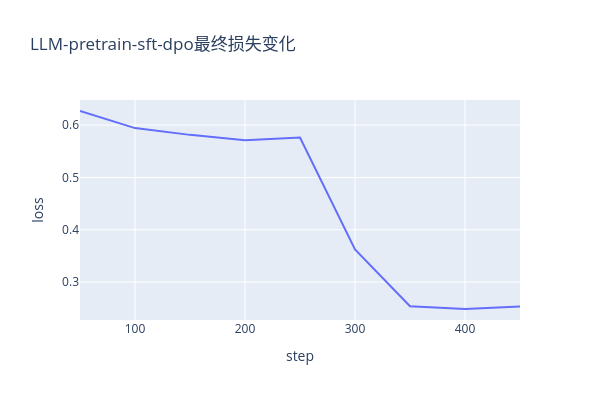

The cell this chart's notebook holds for it:
### Code cell
import json
import pandas as pd
with open('/root/autodl-tmp/train_llm_from_scratch/dpo-2-epoch/checkpoint-538/trainer_state.json' , 'r', encoding='utf-8') as f:
    data = json.load(f)
    log_history = data['log_history']
    steps = []
    losses = []
    for i in log_history[:-1]:
        step = i['step']
        loss = i['loss']
        steps.append(step)
        losses.append(loss)

import seaborn as sns
import plotly.express as px

# 创建一个DataFrame
df = pd.DataFrame({
    'Step': steps,
    'Loss': losses
})

# 使用Plotly绘制散点图
fig = px.line(df, x='Step', y='Loss', title='LLM-pretrain-sft-dpo最终损失变化',
                 labels={'Step': 'step', 'Loss': 'loss'},
                 )  # 添加趋势线可选

fig.update_layout(width=600, height=400)
# 显示图表
fig.show()

### Figure 1 — Plotly figure (JSON) as saved in the notebook; plotly's stock layout.template omitted (floating-point values rounded to 4 significant figures)
{"data": [{"hovertemplate": "step=%{x}<br>loss=%{y}<extra></extra>", "legendgroup": "", "line": {"color": "#636efa", "dash": "solid"}, "marker": {"symbol": "circle"}, "mode": "lines", "name": "", "orientation": "v", "showlegend": false, "type": "scatter", "x": [50, 100, 150, 200, 250, 300, 350, 400, 450], "xaxis": "x", "y": [0.627, 0.5943, 0.5814, 0.5712, 0.5764, 0.3627, 0.2541, 0.2487, 0.2535], "yaxis": "y"}], "layout": {"height": 400, "legend": {"tracegroupgap": 0}, "title": {"text": "LLM-pretrain-sft-dpo最终损失变化"}, "width": 600, "xaxis": {"anchor": "y", "autorange": true, "domain": [0, 1], "range": [50, 450], "title": {"text": "step"}, "type": "linear"}, "yaxis": {"anchor": "x", "autorange": true, "domain": [0, 1], "range": [0.2277, 0.648], "title": {"text": "loss"}, "type": "linear"}}}
